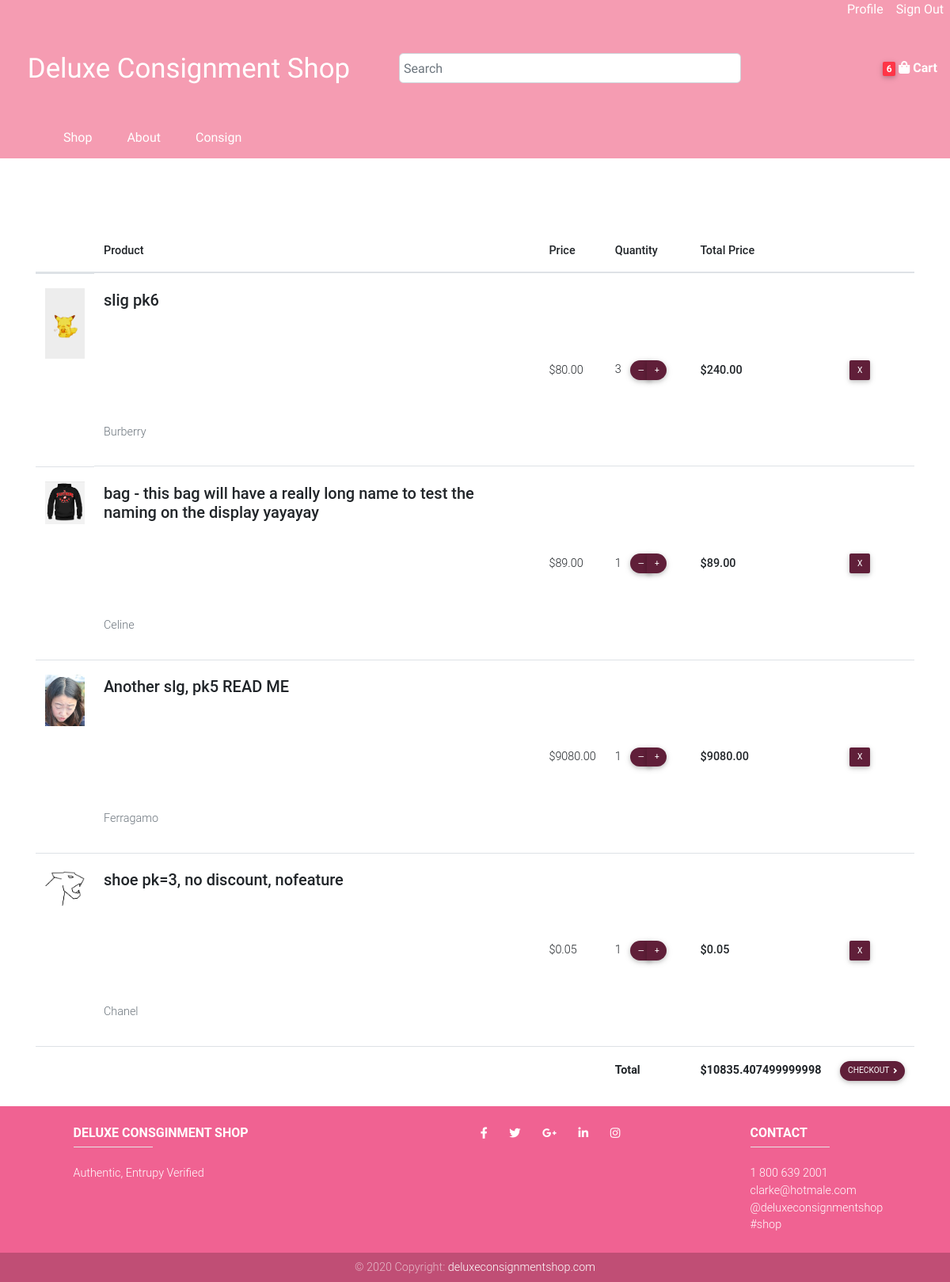
The app's page /cart/ (signed in) with its own data.
### user/models.py (models this page shows, shortened)
class OrderItem(models.Model):
    product = models.ForeignKey(Product, on_delete=models.SET_NULL, null=True)
    order = models.ForeignKey(Order, on_delete=models.SET_NULL, null=True)
    quantity = models.IntegerField(default=0, null=True, blank=True)
    date_added = models.DateTimeField(auto_now_add=True)
    @property
    def get_total(self):
        return self.quantity * self.product.discount_price

### store/models.py (models this page shows, shortened)
class Product(models.Model):
    name = models.CharField(max_length=200)
    brand = models.CharField(max_length=100, choices=BRAND_CHOICES, null=True)
    price = models.DecimalField(max_digits=99, decimal_places=2)
    discount_price = models.DecimalField(max_digits=99, decimal_places=2, blank=True, null=True)
    featured = models.BooleanField(default=False)
    thumbnail = models.ImageField(null=True, blank=True, upload_to='thumbnails')
    quantity = models.IntegerField(default=1)
    in_stock = models.BooleanField(default=True)
    date_created = models.DateTimeField(default=timezone.now)
    description = models.TextField(max_length=2000, null=True, blank=True)
    slug = models.SlugField(max_length=200, blank=True)
    @property
    def get_add_to_cart_url(self):
        return reverse("shop:add-to-cart", kwargs={
            'slug': self.slug
        })
    @property
    def get_remove_from_cart_url(self):
        return reverse("shop:remove-from-cart", kwargs={
            'slug': self.slug
        })
    @property
    def get_subtract_from_cart_url(self):
        return reverse("shop:subtract-from-cart", kwargs={
            'slug': self.slug
        })
    @property
    def get_brand(self):
        return self.get_brand_display()
    @property
    def imageURL(self):
        try:
            url = self.thumbnail.url
        except:
            url = ''
        return url

### store/views.py (the view)
# urls.py: path('cart/', store_views.cart, name="cart"),
def cart(request):
    products = Product.objects.all()
    if request.user.is_authenticated:
        data = cartData(request)
    else:
        data = cookieCartData(request)
    items = data['items']
    cart_quantity = data['cart_quantity']
    cart_total = data['cart_total']
    context = {
        'products': products,
        'items': items,
        'cart_quantity': cart_quantity,
        'cart_total': cart_total
    }
    return render(request, 'store/cart.html', context)

### store/utils.py (called while the page is built)
def cartData(request):
    customer = request.user.customer
    order, created = Order.objects.get_or_create(customer=customer, complete=False)
    items = order.orderitem_set.all()
    cart_quantity = order.get_cart_quantity
    cart_total = order.get_cart_total
    return {'order': order, 'items': items, 'cart_quantity': cart_quantity, 'cart_total': cart_total}

### user/models.py (called while the page is built)
    @property
    def get_cart_total(self):
        items = self.orderitem_set.all()
        total = sum([item.get_total for item in items])
        total = float(total)
        if self.coupon:
            total *= (1 - (self.coupon.discount_percentage/100))
        if self.tax:
            total *= 1 + (self.tax / 100)
        if self.shipping_cost:
            total += self.shipping_cost
        return total

    @property
    def get_cart_quantity(self):
        items = self.orderitem_set.all()
        return sum([item.quantity for item in items])

### store/templates/store/cart.html
{% extends 'store/base.html' %}
{% load static %}
{% block content %}
<link rel="stylesheet" type="text/css" href="{% static 'css/cart.css' %}">
<main>
    <div class="container">
        <section class="section">
            <div class="table-responsive">
                <table class="table product-table table-cart-v-1">
                    <thead>
                        <tr>
                            <th></th>
                            <th class="font-weight-bold">
                                <strong>Product</strong>
                            </th>
                            <th class="font-weight-bold">
                                <strong>Price</strong>
                            </th>
                            <th class="font-weight-bold">
                                <strong>Quantity</strong>
                            </th>
                            <th class="font-weight-bold">
                                <strong>Total Price</strong>
                            </th>
                            <th></th>
                        </tr>
                    </thead>
                    <tbody>
                        {% for item in items %}
                        <tr>
                            <td scope="row"
                                class="d-flex justify-content-center">
                                <img src="{{item.product.imageURL}}" alt="Product Image"
                                    class="img-fluid z-depth-0">
                            </td>
                            <td class="product-name">
                                <h5 class="mt-1 ">
                                    <strong>{{item.product.name}}</strong>
                                </h5>
                                <p class="text-muted">{{item.product.get_brand}}</p>
                            </td>
                            {% if item.product.discount_price != item.product.price %}
                            <td>${{item.product.discount_price}}</td>
                            {% else %}
                            <td>${{item.product.price}}</td>
                            {% endif %}
                            <td class="text-center text-md-left product-qty">
                                <span class="qty pb-5">{{item.quantity}} </span>
                                <div class="btn-group radio-group ml-2" data-toggle="buttons">
                                    <a class=" btn btn-sm btn-primary btn-rounded update-cart white-text"
                                    data-product="{{item.product.id}}" data-action="subtract"
                                    {% if request.user.is_authenticated %}
                                    href="{{item.product.get_subtract_from_cart_url}}"
                                    {% endif %} type="button"
                                    data-toggle="tooltip" data-placement="top" title="Subtract">&mdash;
                                    </a>
                                    <a class=" btn btn-sm btn-primary btn-rounded update-cart white-text"
                                    data-product="{{item.product.id}}" data-action="add"
                                    {% if request.user.is_authenticated %}
                                    href="{{item.product.get_add_to_cart_url}}"
                                    {% endif %} type="button"
                                    data-toggle="tooltip" data-placement="top" title="Add">+
                                    </a>
                                </div>
                            </td>
                            <td class="font-weight-bold">
                                <strong>${{item.get_total}}</strong>
                            </td>
                            <td class="pl-4 ">
                                <a class="btn btn-sm btn-primary update-cart" data-product="{{item.product.id}}"
                                data-action="remove" {% if request.user.is_authenticated %}
                                href="{{item.product.get_remove_from_cart_url}}" {% endif %} type="button"
                                data-toggle="tooltip" data-placement="top" title="Remove item">X
                                </a>
                            </td>
                        </tr>
                        {% endfor %}
                        <tr>
                            <td colspan="3"></td>
                            <td>
                                <div class="font-weight-bold"> Total </div>
                            </td>
                            <td class="text-left">
                                <div class="font-weight-bold"> ${{cart_total}} </div>
                            </td>
                            <td class="text-right">
                                <a href="{% url 'shop:checkout' %}" type="button"
                                    class="btn btn-sm btn-primary btn-rounded d-flex align-items-center justify-content-center">Checkout
                                    <i class="fas fa-angle-right right"></i>
                                </a>
                            </td>
                        </tr>
                    </tbody>
                </table>
            </div>
        </section>
    </div>
</main>
{% endblock content %}

### static/css/nav.css (style rules this page uses)
* { margin: 0px; padding: 0px; box-sizing: border-box; }
a > i { color: white; }

### static/css/cart.css (style rules this page uses)
.product-name { width: 55%; max-height: 20vh; overflow: hidden; }
.product-name h5 { font-size: 20px; height: 20vh; overflow: hidden; }
.product-qty { width: 10%; }

### records on screen
OrderItem: product.imageURL (picture), product.name "slig pk6", product.get_brand "Burberry", product.discount_price "80.00", quantity "3", get_total "240.00"
OrderItem: product.imageURL (picture), product.name "bag - this bag will have a really long name to test the naming on the display yayayay", product.get_brand "Celine", product.price "89.00", quantity "1", get_total "89.00"
OrderItem: product.imageURL (picture), product.name "Another slg, pk5 READ ME", product.get_brand "Ferragamo", product.discount_price "9080.00", quantity "1", get_total "9080.00"
OrderItem: product.imageURL (picture), product.name "shoe pk=3, no discount, nofeature", product.get_brand "Chanel", product.price "0.05", quantity "1", get_total "0.05"

### other values on screen
{{ cart_quantity }} "6"
{{ cart_total }} "10835.407499999998"
